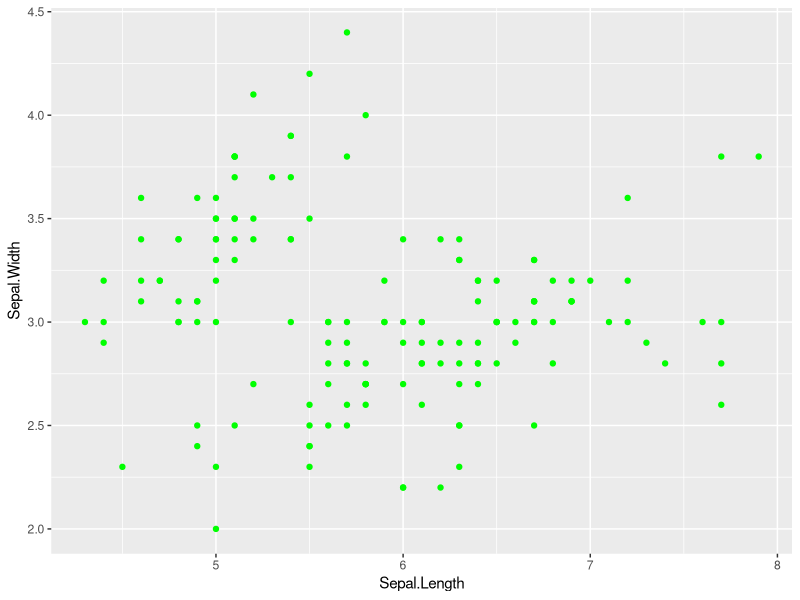

This figure's R source:
print("Hello world!")

library(ggplot2)

ggplot(data = iris, aes(x = Sepal.Length, y = Sepal.Width)) +
  geom_point(color = "Green") +
  theme()

# change!
